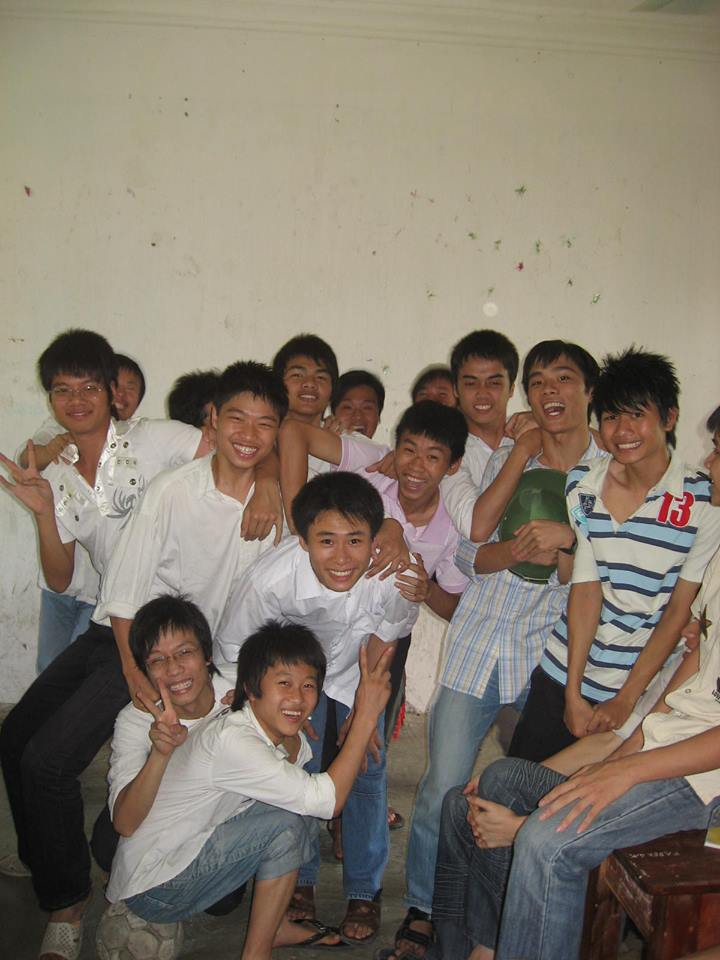
#> input picture opencv/face_detection/images/face.jpg, 720 x 960 px
$ python face_detection.py
#> lines starting #> are read from the running program, lines starting #| are printed output that depends on the picture; after the words box and inside, x2 and y2 are one past the last pixel; in counts of white or black regions, pixels touching at a corner belong together
import cv2
import numpy as np
import os
from matplotlib import pyplot as plt
import math


face_cascade = cv2.CascadeClassifier('./haarcascade_frontalface_default.xml')
eye_cascade = cv2.CascadeClassifier('./haarcascade_eye.xml')

img = cv2.imread('./images/face.jpg')
#> img is the input picture: shape (960, 720, 3); mean B, G, R 108.9, 122.2, 132.4
gray = cv2.cvtColor(img, cv2.COLOR_BGR2GRAY)
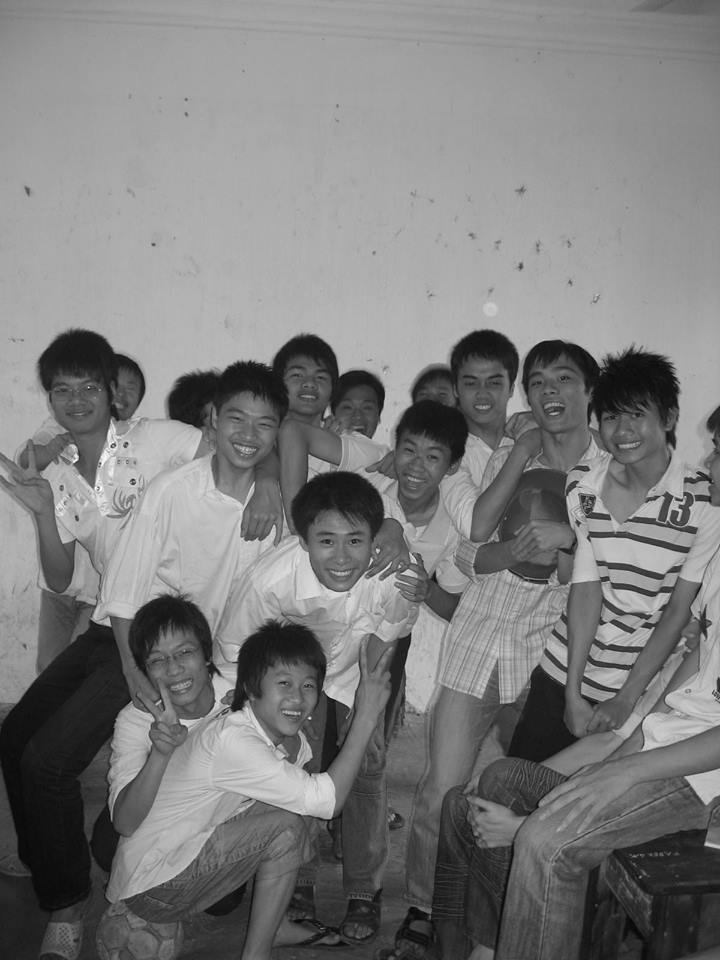
#> gray: shape (960, 720); min 1, max 254, mean 123.7
faces = face_cascade.detectMultiScale(gray, 1.3, 5)
#> faces = [[453, 361, 60, 60], [278, 354, 59, 59], [50, 369, 59, 59], [213, 392, 75, 75], [138, 630, 69, 69], [262, 662, 66, 66], [518, 356, 69, 69], [303, 511, 75, 75]]

for (x,y,w,h) in faces:
	cv2.rectangle(img,(x,y),(x+w,y+h),(255,0,0),2)
	roi_gray = gray[y:y+h, x:x+w]
	roi_color = img[y:y+h, x:x+w]
	eyes = eye_cascade.detectMultiScale(roi_gray)
	for (ex,ey,ew,eh) in eyes:
		cv2.rectangle(roi_color,(ex,ey),(ex+ew,ey+eh),(0,255,0),2)
#> this loop made 8 passes
#> (x, y, w, h, eyes) on passes 6 to 8: (262, 662, 66, 66, [[11, 12, 22, 22]]), (518, 356, 69, 69, [[35, 12, 22, 22], [9, 15, 21, 21]]), (303, 511, 75, 75, [[12, 19, 23, 23], [39, 20, 22, 22]])
#> pass 1, `roi_gray = gray[y:y+h, x:x+w]`:
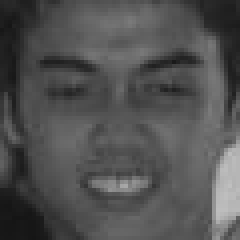
#> roi_gray: shape (60, 60) (shown 4 times larger); min 21, max 191, mean 81.2
#> pass 1, `roi_color = img[y:y+h, x:x+w]`:
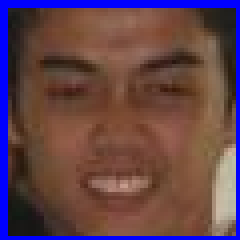
#> roi_color: shape (60, 60, 3) (shown 4 times larger); mean B, G, R 76.2, 67.3, 98.4
#> pass 2, `roi_color = img[y:y+h, x:x+w]`:
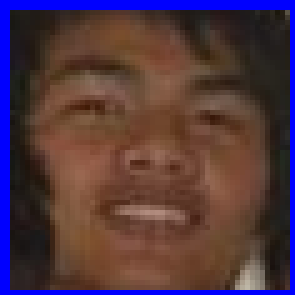
#> roi_color: shape (59, 59, 3) (shown 5 times larger); mean B, G, R 66.2, 54.9, 80.6
#> after the loop:
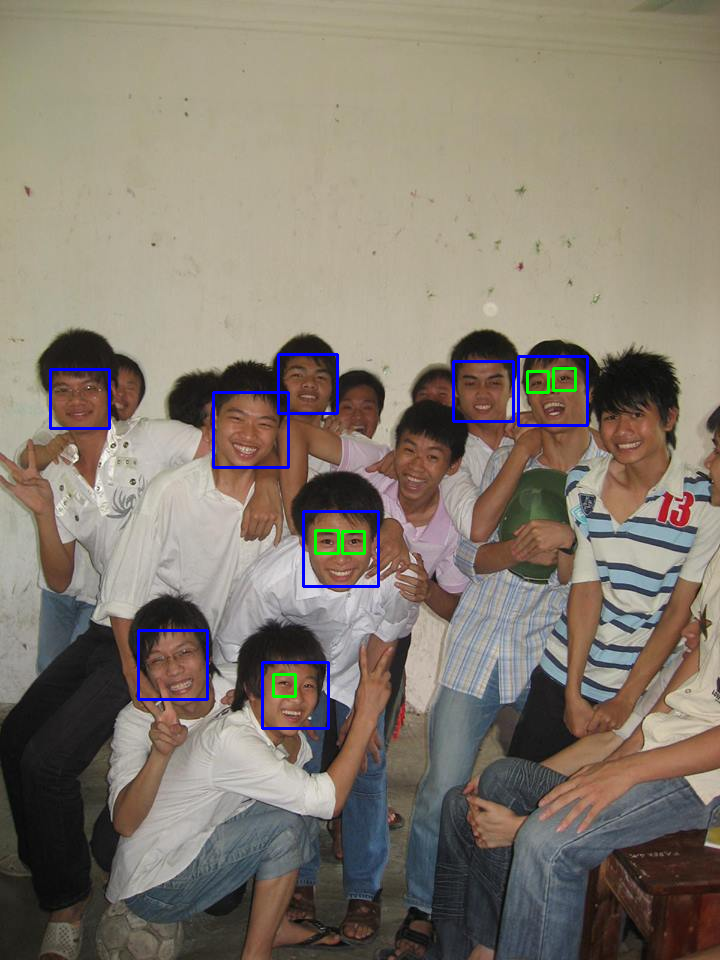
#> img: shape (960, 720, 3); 1.1% of pixels changed, all inside (x1, y1, x2, y2) = (49, 353, 589, 730)
#> after the loop:
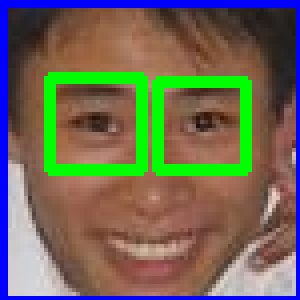
#> roi_color: shape (75, 75, 3) (shown 4 times larger); mean B, G, R 87.1, 104.8, 110.7
#> after the loop:
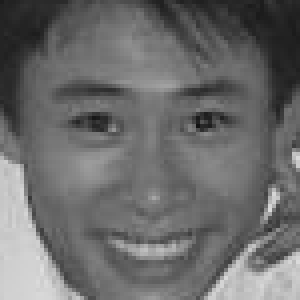
#> roi_gray: shape (75, 75) (shown 4 times larger); min 18, max 222, mean 107.3
cv2.imshow('Result', img)
cv2.waitKey(0)
